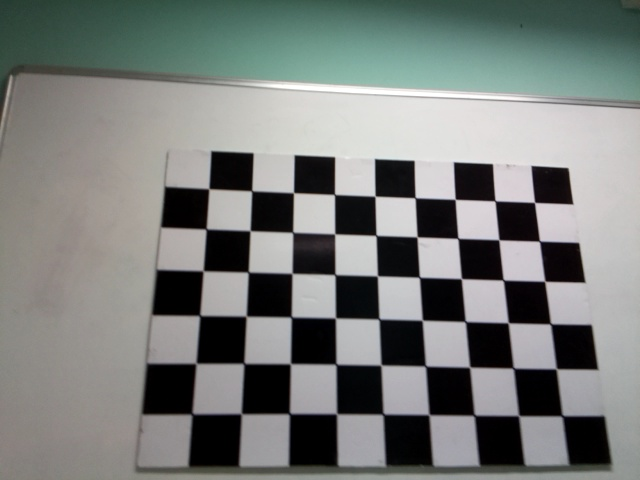
#> input picture singleCamCalibration/images/image_10.jpg, 640 x 480 px; its folder holds 5 pictures in this run
$ python cameraCalibration.py
#> lines starting #> are read from the running program, lines starting #| are printed output that depends on the picture; after the words box and inside, x2 and y2 are one past the last pixel; in counts of white or black regions, pixels touching at a corner belong together
import cv2
import numpy as np
import glob

# 标定板的大小，标定板内角点的个数
CHECKERBOARD = (6,9)
# 角点优化，迭代的终止条件
criteria = (cv2.TERM_CRITERIA_EPS + cv2.TERM_CRITERIA_MAX_ITER, 30, 0.001)

# step1:定义标定板在真实世界的坐标
# 创建一个向量来保存每张图片中角点的3D坐标
objpoints = []
# 创建一个向量来保存每张图片中角点的2D坐标
imgpoints = []

# 定义3D坐标:[row,col,z]
objp = np.zeros((1, CHECKERBOARD[0]*CHECKERBOARD[1], 3), np.float32)
objp[0,:,:2] = np.mgrid[0:CHECKERBOARD[0], 0:CHECKERBOARD[1]].T.reshape(-1, 2)

# step2:提取不同角度拍摄的图片
images = glob.glob('./images/*.jpg')
images = sorted(images)
for i,fname in enumerate(images):
    img = cv2.imread(fname) # 读取图片
#> img is the input picture: shape (480, 640, 3); mean B, G, R 122.6, 125.2, 121.4
    gray = cv2.cvtColor(img,cv2.COLOR_BGR2GRAY) # RGB转换成灰度图
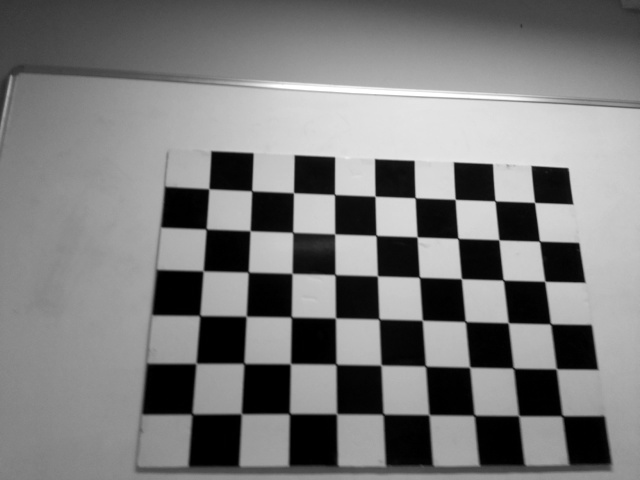
#> gray: shape (480, 640); min 0, max 255, mean 123.7

    # step3:计算标定板的角点的2D坐标
    # 寻找角点坐标，如果找到ret返回True, corners:[col, row]，原点在左上角
    ret, corners = cv2.findChessboardCorners(gray, CHECKERBOARD, cv2.CALIB_CB_ADAPTIVE_THRESH+
    	cv2.CALIB_CB_FAST_CHECK+cv2.CALIB_CB_NORMALIZE_IMAGE)
#> ret = True; corners = 54 rows, first 8: [534.5, 202.3], [539.2, 241.2], [544.6, 281], [550.3, 324], [556.5, 368.9], [563.3, 414.8], [495, 200.9], [498.9, 239.8]

    if ret == True:
        objpoints.append(objp)
        # 调用cornerSubpix对2D角点坐标位置进行优化
        corners2 = cv2.cornerSubPix(gray,corners,(11,11),(-1,-1),criteria)
#> corners2 = 54 rows, first 8: [534.5, 202.4], [539.5, 241.2], [544.7, 281.3], [550.6, 323.8], [556.3, 368.8], [562.2, 415.8], [495, 200.9], [498.8, 239.8]
        imgpoints.append(corners2)

        # 绘制寻找到的角点，从红色开始绘制，紫色结束
        img = cv2.drawChessboardCorners(img, CHECKERBOARD, corners2,ret)
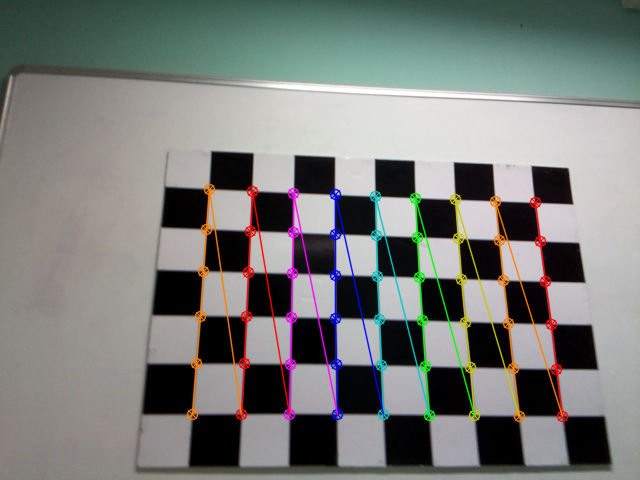
#> img: shape (480, 640, 3); 5.08% of pixels changed, all inside (x1, y1, x2, y2) = (186, 183, 569, 423)
        # cv2.imshow(fname+" succeed", img)
    else:
        print(f"第{i}张图，{fname}未发现足够角点")
#> pass 2 of the loop `for i,fname in enumerate(images):`:
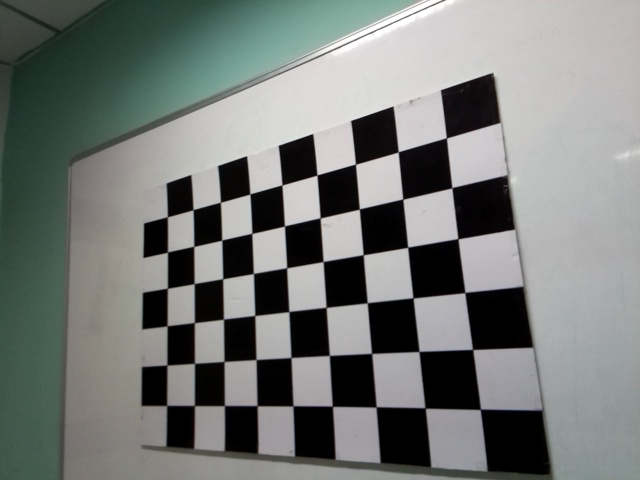
#> input picture singleCamCalibration/images/image_11.jpg, 640 x 480 px
#> img is the input picture: shape (480, 640, 3); mean B, G, R 119.3, 122, 118
#> `gray = cv2.cvtColor(img,cv2.COLOR_BGR2GRAY)`:
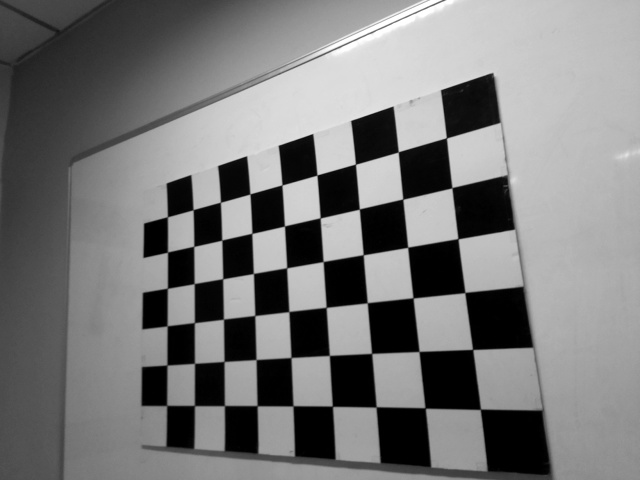
#> gray: shape (480, 640); min 0, max 255, mean 120.5
#> corners = 54 rows, first 8: [446.3, 137.8], [452, 187.5], [457.9, 238.7], [465, 292.5], [472.6, 349.5], [480.6, 409.3], [398.1, 152], [402.8, 199.1]
#> corners2 = 54 rows, first 8: [446.4, 137.9], [451.9, 187.7], [458, 238.7], [464.9, 292.5], [472.6, 349.4], [480.4, 409.3], [398.3, 151.9], [402.8, 199.1]
#> `img = cv2.drawChessboardCorners(img, CHECKERBOARD, corners2,ret)`:
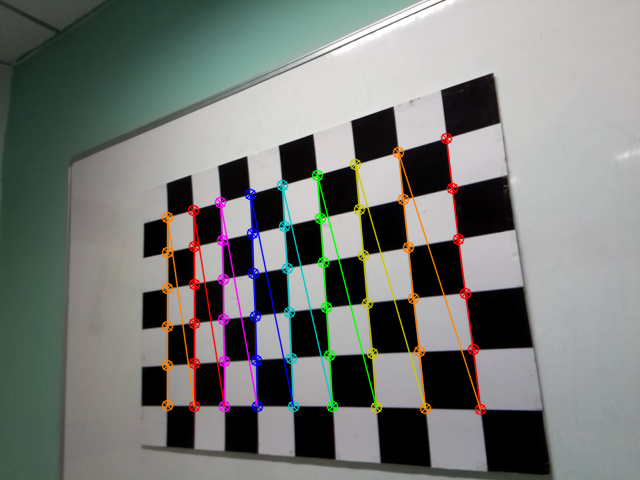
#> img: shape (480, 640, 3); 5.07% of pixels changed, all inside (x1, y1, x2, y2) = (161, 132, 487, 416)
#> pass 3 of the loop `for i,fname in enumerate(images):`:
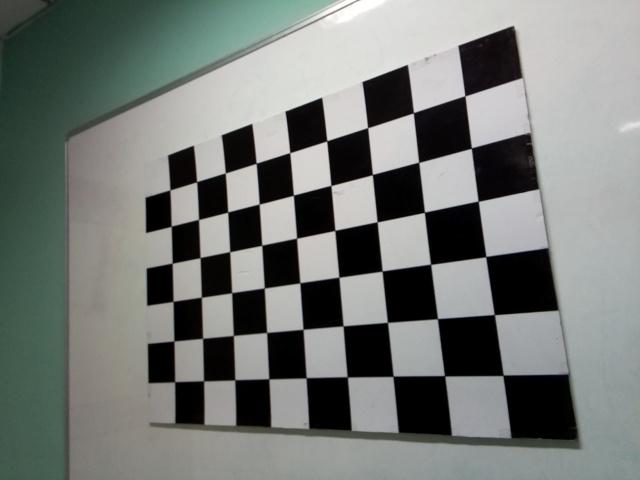
#> input picture singleCamCalibration/images/image_12.jpg, 640 x 480 px
#> img is the input picture: shape (480, 640, 3); mean B, G, R 118, 121.5, 117.3
#> `gray = cv2.cvtColor(img,cv2.COLOR_BGR2GRAY)`:
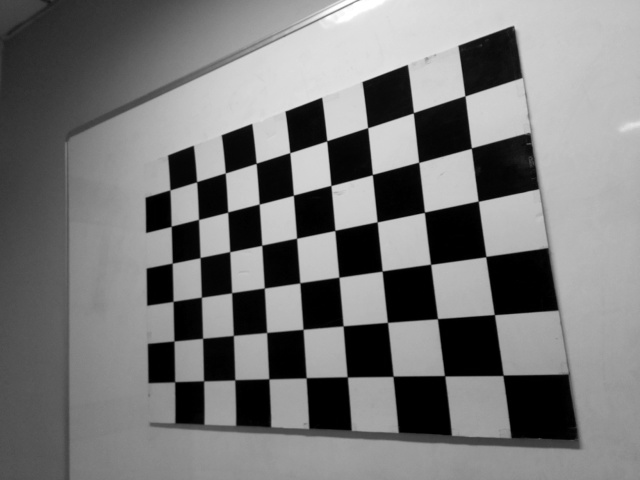
#> gray: shape (480, 640); min 0, max 255, mean 119.8
#> corners = 54 rows, first 8: [464.9, 95.8], [471.4, 148], [478.2, 201.2], [485.8, 256.6], [494.4, 314.5], [500, 372], [413.3, 112.8], [418.7, 162.3]
#> corners2 = 54 rows, first 8: [464.9, 95.84], [471.4, 148.1], [478.2, 201.2], [485.8, 256.6], [494.3, 314.6], [503, 375.3], [413.4, 112.7], [418.7, 162.3]
#> `img = cv2.drawChessboardCorners(img, CHECKERBOARD, corners2,ret)`:
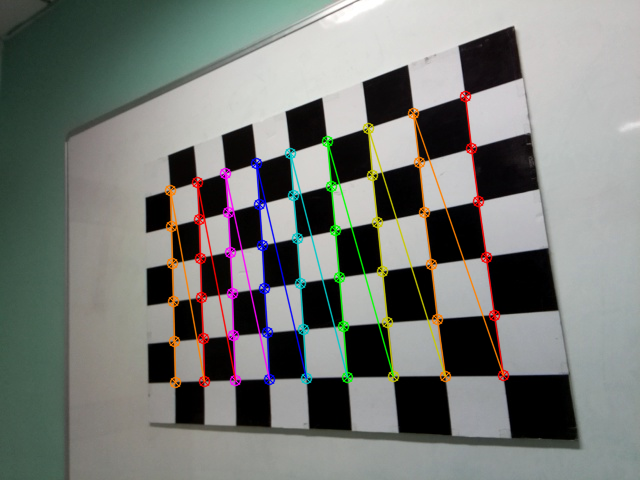
#> img: shape (480, 640, 3); 5.15% of pixels changed, all inside (x1, y1, x2, y2) = (164, 90, 510, 389)
#> the loop made 5 passes; the first 3 are shown
#         cv2.imshow(fname + " failed", img)
#     cv2.waitKey(1)
# cv2.destroyAllWindows()

h,w = img.shape[:2]
#> h = 480; w = 640

# step4:相加标定
ret, mtx, dist, rvecs, tvecs = cv2.calibrateCamera(objpoints, imgpoints, gray.shape[::-1],None,None)

print("相机内参:") # [[fx,0,cx],[0,fy,cy],[0,0,1]]
print(mtx,"\n")
print("畸变参数:") # k1,k2,p1,p2,k3
print(dist,"\n")
print("旋转矩阵:")
print(rvecs,"\n")
print("平移矩阵:")
print(tvecs,"\n")

# step5:去畸变
img = cv2.imread('./images/image_2.jpg')
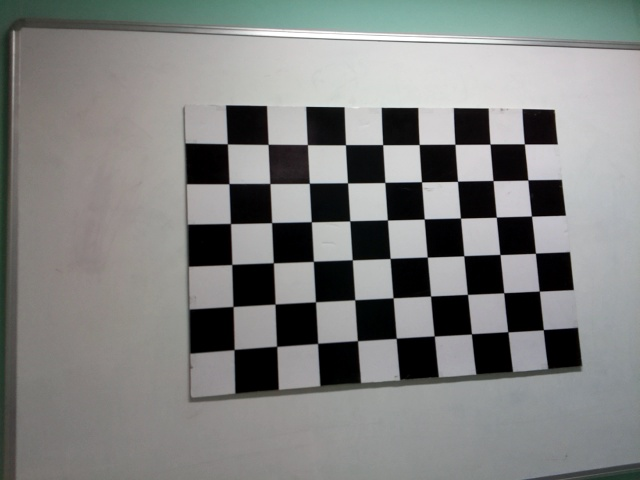
#> input picture singleCamCalibration/images/image_2.jpg, 640 x 480 px
#> img is the input picture: shape (480, 640, 3); mean B, G, R 128.1, 129.5, 128.1
h, w = img.shape[:2]
newcameramtx, roi = cv2.getOptimalNewCameraMatrix(mtx, dist, (w,h), 1, (w,h))

# 使用undistort矫正图像
dst = cv2.undistort(img, mtx, dist, None, newcameramtx)
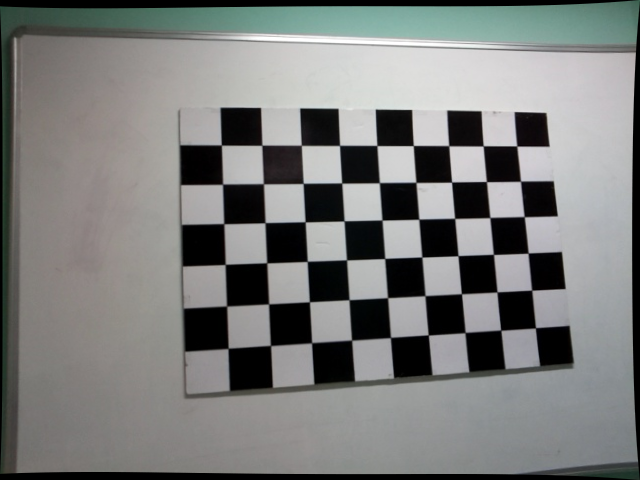
#> dst: shape (480, 640, 3); mean B, G, R 123.1, 124.4, 123
cv2.imwrite('./undistorted/img_undistort.png', dst)

# 使用remapping
mapx, mapy = cv2.initUndistortRectifyMap(mtx, dist, None, newcameramtx, (w,h), 5)
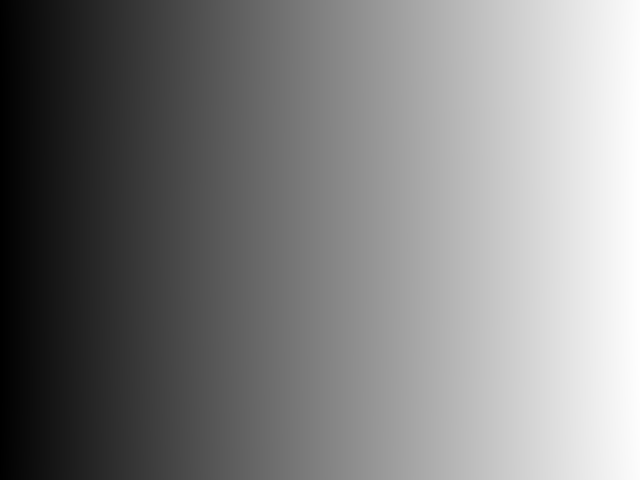
#> mapx: shape (480, 640) float32; min -2.62, max 646.5, mean 324.5; drawn with min black and max white
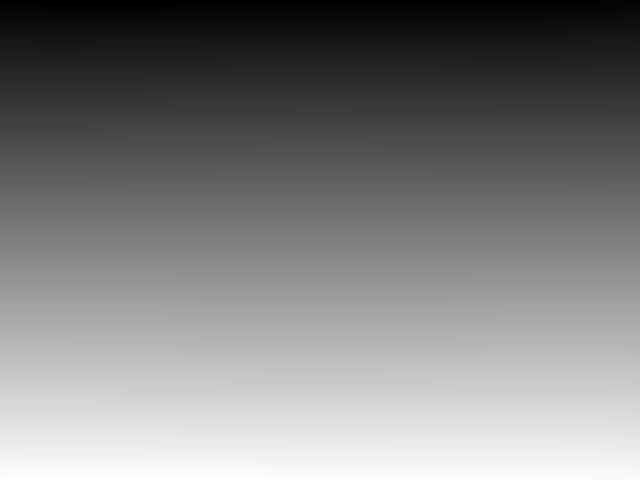
#> mapy: shape (480, 640) float32; min -8.55, max 487.2, mean 239.4; drawn with min black and max white
dst = cv2.remap(img, mapx, mapy, cv2.INTER_LINEAR)
cv2.imwrite('./undistorted/img_remap.png', dst)


# step6:计算重投影误差：
mean_error = 0
for i in range(len(objpoints)):
    # 使用内外参和畸变参数对点进行重投影
    imgpoints2, _ = cv2.projectPoints(objpoints[i], rvecs[i], tvecs[i], mtx, dist)
    error = cv2.norm(imgpoints[i], imgpoints2, cv2.NORM_L2)/len(imgpoints2) # L2范数，均方误差
    mean_error += error

mean_error /= len(objpoints)
print("total error: {}".format(mean_error))
